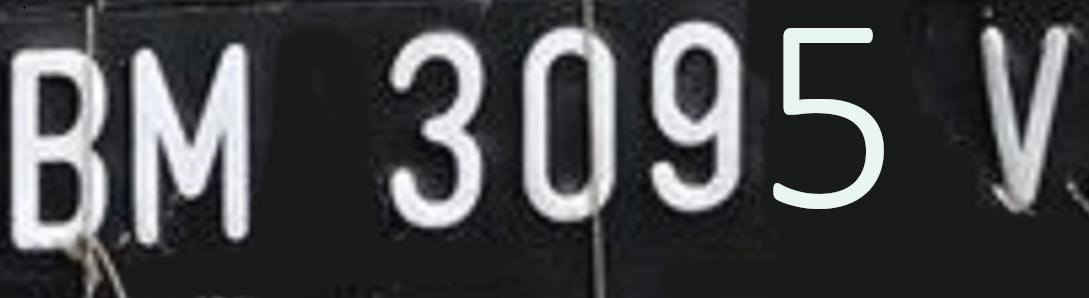
#> input picture dummy/BM3095V_PNG.rf.0b7429b3215a0488a61656004809abb2.jpg, 1089 x 298 px, found by its file name
$ jupyter execute MidTerm_Asad.ipynb   (shell and % lines are left out)
#> lines starting #> are read from the running program, lines starting #| are printed output that depends on the picture
[cell 1]
import numpy as np
import cv2 as cv
import matplotlib.pyplot as plt
from google.colab.patches import cv2_imshow
import cv2
from sklearn.cluster import KMeans

[cell 2]
from google.colab import drive
drive.mount('/content/drive')

[cell 3]
image_paths = [
    '/content/drive/MyDrive/ML/dummy/BM3095V_PNG.rf.0b7429b3215a0488a61656004809abb2.jpg',
    '/content/drive/MyDrive/ML/dummy/BM3452A_PNG.rf.0f77ba0375f050d4cdd9b8a36c7ab92b.jpg',
    '/content/drive/MyDrive/ML/dummy/BM3453A_PNG.rf.d37cda158ac217c1e236383c483972de.jpg',
    '/content/drive/MyDrive/ML/dummy/BM3455A_PNG.rf.f1771f32a53d195647546d4adde981aa.jpg',
    '/content/drive/MyDrive/ML/dummy/BM3456A_PNG.rf.761aab65b82b8453fa74118ca97d3ee2.jpg'
]

# Define the number of clusters (K)
K = 2

for image_path in image_paths:
    # Load the image
    img = cv.imread(image_path)
#> img is the input picture: shape (298, 1089, 3); mean B, G, R 74.2, 72.7, 71.2

    h, w, ch = img.shape
#> h = 298; w = 1089; ch = 3

    data = img / 255.0
    data = data.reshape(h * w, ch)

    # Perform K-Means clustering to reduce colors
    kmeans = KMeans(n_clusters=K, random_state=0).fit(data)
    new_colors = kmeans.cluster_centers_[kmeans.labels_]

    # Reshape the recolored data
    img_recolored = (new_colors * 255).astype(np.uint8).reshape(img.shape)
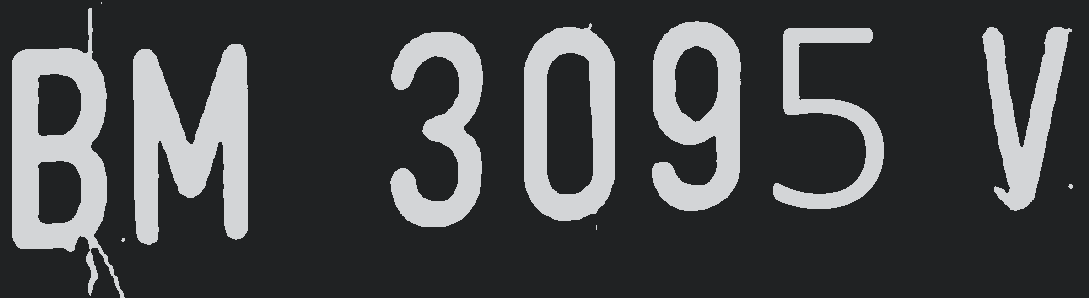
#> img_recolored: shape (298, 1089, 3); mean B, G, R 73.8, 72.6, 70.6

    # Display the original and recolored images
    fig, ax = plt.subplots(1, 2, figsize=(16, 6), subplot_kw=dict(xticks=[], yticks=[]))
    fig.subplots_adjust(wspace=0.05)
    ax[0].imshow(cv2.cvtColor(img, cv2.COLOR_BGR2RGB))
    ax[0].set_title('Original Image', size=16)
    ax[1].imshow(cv2.cvtColor(img_recolored, cv2.COLOR_BGR2RGB))
    ax[1].set_title('2-color Image', size=16)
    plt.show()
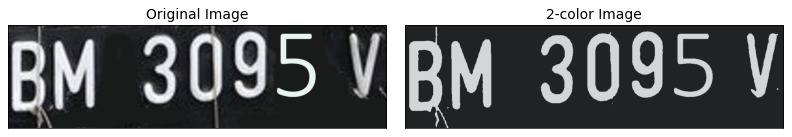
#> figure drawn by matplotlib, 2 panels
#> pass 2 of the loop `for image_path in image_paths:`:
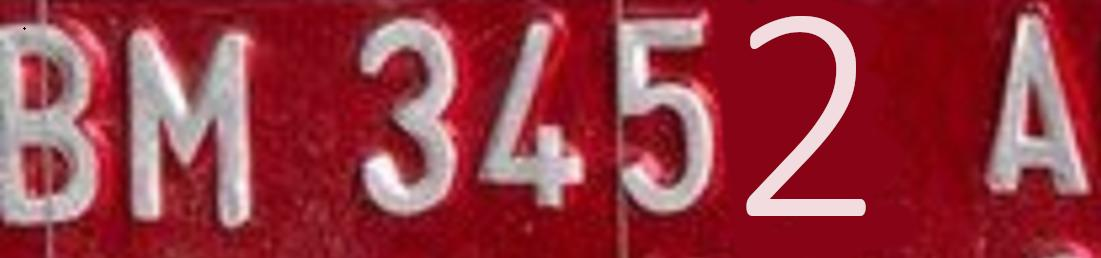
#> input picture dummy/BM3452A_PNG.rf.0f77ba0375f050d4cdd9b8a36c7ab92b.jpg, 1101 x 258 px, found by its file name
#> img is the input picture: shape (258, 1101, 3); mean B, G, R 67.4, 56.9, 151.2
#> data: shape (258, 1101, 3) float64
#> `img_recolored = (new_colors * 255).astype(np.uint8).reshape(img.shape)`:
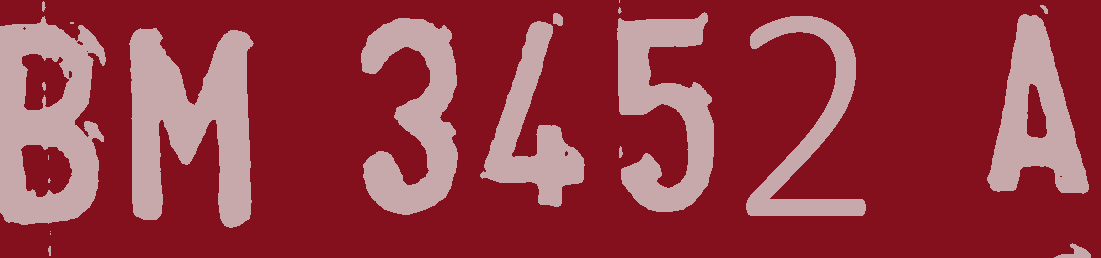
#> img_recolored: shape (258, 1101, 3); mean B, G, R 66.8, 56.4, 150.4
#> `plt.show()`:
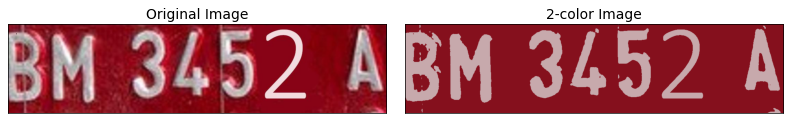
#> figure drawn by matplotlib, 2 panels
#> pass 3 of the loop `for image_path in image_paths:`:
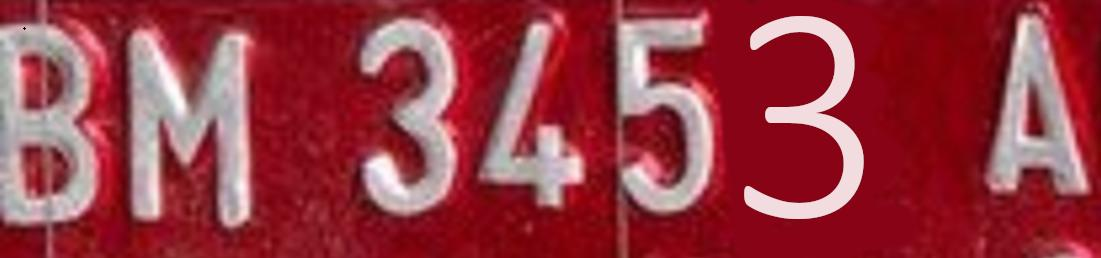
#> input picture dummy/BM3453A_PNG.rf.d37cda158ac217c1e236383c483972de.jpg, 1101 x 258 px, found by its file name
#> img is the input picture: shape (258, 1101, 3); mean B, G, R 67.9, 57.3, 151.5
#> `img_recolored = (new_colors * 255).astype(np.uint8).reshape(img.shape)`:
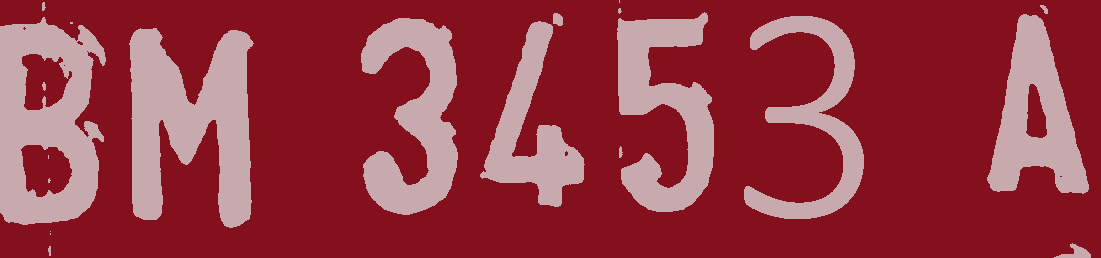
#> img_recolored: shape (258, 1101, 3); mean B, G, R 67.3, 56.7, 150.8
#> `plt.show()`:
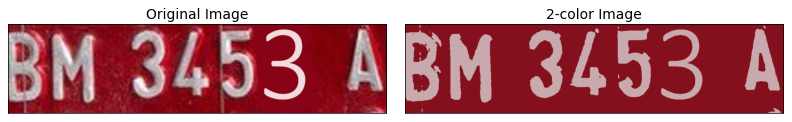
#> figure drawn by matplotlib, 2 panels
#> the loop made 5 passes; the first 3 are shown
